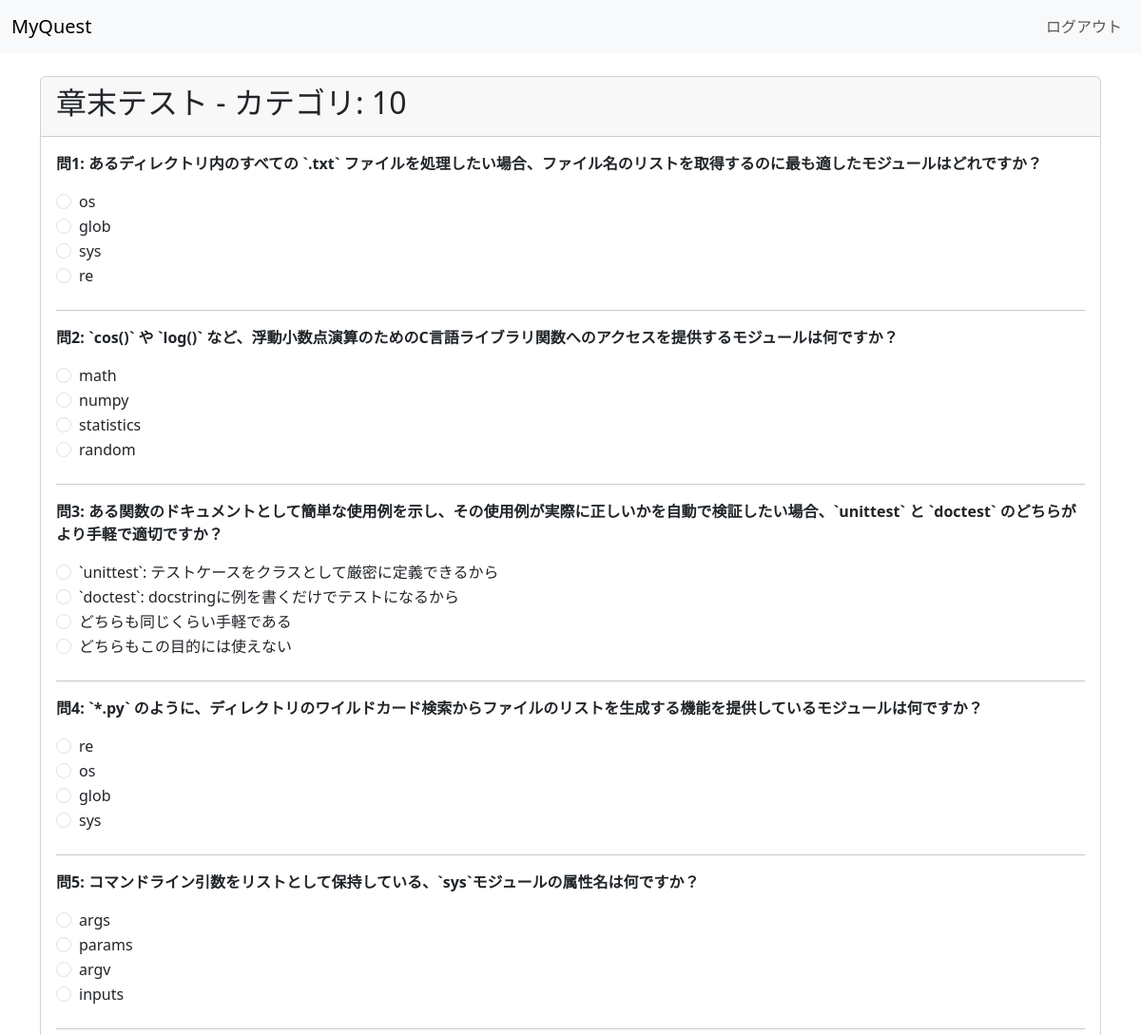
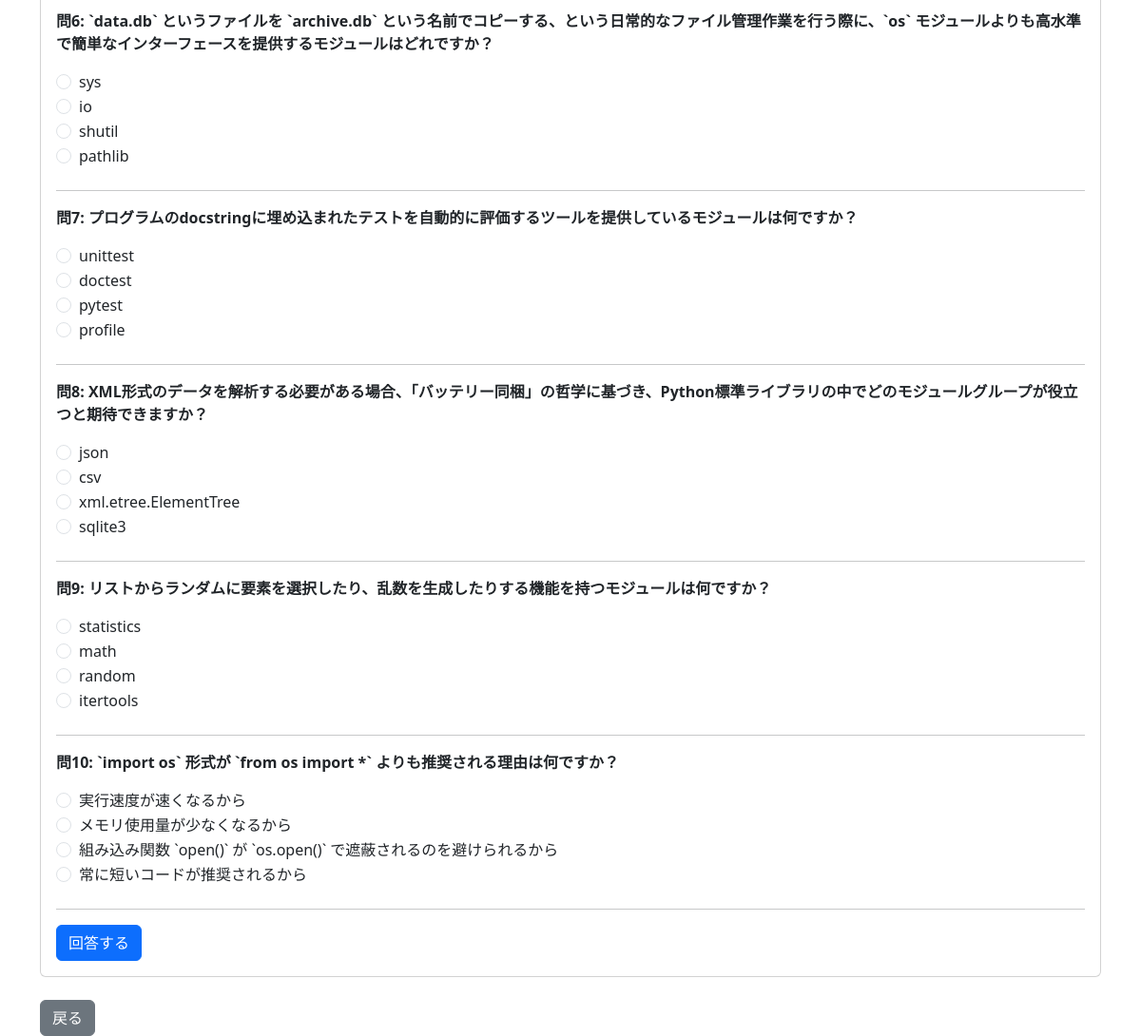
Screenshot of /section_test/10 (signed in) with the database file from the repository (2 pictures, top to bottom).
### model.py (models this page shows)
class Question(db.Model):
    __tablename__ = "questions"
    id = db.Column(db.Integer, primary_key=True)
    question = db.Column(db.String(300), nullable=False)
    choice1 = db.Column(db.String(200))
    choice2 = db.Column(db.String(200))
    choice3 = db.Column(db.String(200))
    choice4 = db.Column(db.String(200))
    correct = db.Column(db.Integer)
    category = db.Column(db.String(50)) # section / practiceなど
    hint = db.Column(db.String(500))
    url = db.Column(db.String(500))
    results = db.relationship('QuizResult', backref='question', lazy=True) # Add relationship

### app.py (the view)
@app.route("/section_test/<category>")
def section_test(category):
    if "user" not in session:
        return redirect("/")
    try:
        num_questions = int(request.args.get("num_questions", 10))
    except (ValueError, TypeError):
        num_questions = 10 # 無効な値の場合はデフォルトの10問
    q_list = Question.query.filter_by(category=category).all()
    if not q_list:
        return f"カテゴリ「{category}」の問題がDBにありません"
    num_to_sample = min(len(q_list), num_questions)
    q_list = random.sample(q_list, num_to_sample)
    return render_template("section_test.html", questions=q_list, category_name=category)

### templates/section_test.html (shortened to what this page needs)
<!DOCTYPE html>
<html>
<head>
    <link href="https://cdn.jsdelivr.net/npm/bootstrap@5.3.0-alpha1/dist/css/bootstrap.min.css" rel="stylesheet">
</head>
<body>
    <nav class="navbar navbar-expand-lg navbar-light bg-light">
        <div class="container-fluid">
            <a class="navbar-brand" href="#">MyQuest</a>
            <div class="collapse navbar-collapse" id="navbarNav">
                <ul class="navbar-nav ms-auto">
                    <li class="nav-item">
                        <a class="nav-link" href="/logout">ログアウト</a>
                    </li>
                </ul>
            </div>
        </div>
    </nav>
    <div class="container mt-4">
        <div class="card">
            <div class="card-header">
                <h2>章末テスト - カテゴリ: {{ category_name }}</h2>
            </div>
            <div class="card-body">
                {% if results %}
                    <h3>テスト結果</h3>
                    <div class="alert alert-info">
                        <h4>正解数: {{ score }} / {{ total }} 問</h4>
                        <h4>正解率: {{ percentage }}%</h4>
                    </div>
                    <p>お疲れ様でした！結果は以下の通りです。</p>
                    <hr>
                    {% for res in results %}
                    <div class="mb-4 p-3 {% if res.is_correct %}result-correct{% else %}result-incorrect{% endif %}">
                        <p class="card-text fw-bold">問{{ loop.index }}: {{ res.question.question }}</p>
                        <p>あなたの回答:
                            <span class="{% if not res.is_correct %}user-answer-incorrect{% endif %}">
                                {{ res.user_choice_text }}
                            </span>
                        </p>
                        {% if not res.is_correct %}
                            <p>正解: <span class="correct-answer-text">{{ res.correct_choice_text }}</span></p>
                        {% endif %}
                        <div class="mt-3">
                            {% if res.question.hint %}
                                <p><b>解説:</b> {{ res.question.hint }}</p>
                            {% endif %}
                            {% if res.question.url %}
                                <p><b>参考URL:</b> <a href="{{ res.question.url }}" target="_blank">{{ res.question.url }}</a></p>
                            {% endif %}
                        </div>
                    </div>
                    {% endfor %}
                {% else %}
                    <form action="{{ url_for('submit_section_test') }}" method="post">
                        {% for q_obj in questions %}
                        <div class="mb-4">
                            <p class="card-text fw-bold">問{{ loop.index }}: {{ q_obj.question }}</p>
                            <div class="form-check">
                                <input type="radio" class="form-check-input" name="answer_{{ q_obj.id }}" value="1" id="q{{ q_obj.id }}-choice1" required>
                                <label class="form-check-label" for="q{{ q_obj.id }}-choice1">{{ q_obj.choice1 }}</label>
                            </div>
                            <div class="form-check">
                                <input type="radio" class="form-check-input" name="answer_{{ q_obj.id }}" value="2" id="q{{ q_obj.id }}-choice2">
                                <label class="form-check-label" for="q{{ q_obj.id }}-choice2">{{ q_obj.choice2 }}</label>
                            </div>
                            <div class="form-check">
                                <input type="radio" class="form-check-input" name="answer_{{ q_obj.id }}" value="3" id="q{{ q_obj.id }}-choice3">
                                <label class="form-check-label" for="q{{ q_obj.id }}-choice3">{{ q_obj.choice3 }}</label>
                            </div>
                            <div class="form-check">
                                <input type="radio" class="form-check-input" name="answer_{{ q_obj.id }}" value="4" id="q{{ q_obj.id }}-choice4">
                                <label class="form-check-label" for="q{{ q_obj.id }}-choice4">{{ q_obj.choice4 }}</label>
                            </div>
                        </div>
                        <hr>
                        {% endfor %}
                        <button type="submit" class="btn btn-primary">回答する</button>
                    </form>
                {% endif %}
            </div>
        </div>
        <div class="mt-4">
            {% if results %}
                <a href="{{ url_for('section_test', category=category_name) }}" class="btn btn-primary">次の問題</a>
                <a href="/home" class="btn btn-secondary">ホームに戻る</a>
            {% else %}
                <a href="/home" class="btn btn-secondary">戻る</a>
            {% endif %}
        </div>
    </div>
</body>
</html>

### rows the page displays
Question: question "あるディレクトリ内のすべての `.txt` ファイルを処理したい場合、ファイル名のリストを取得するのに最も適したモジュールはどれですか？", choice1 "os", choice2 "glob", choice3 "sys", choice4 "re"
Question: question "`cos()` や `log()` など、浮動小数点演算のためのC言語ライブラリ関数へのアクセスを提供するモジュールは何ですか？", choice1 "math", choice2 "numpy", choice3 "statistics", choice4 "random"
Question: question "ある関数のドキュメントとして簡単な使用例を示し、その使用例が実際に正しいかを自動で検証したい場合、`unittest` と `doctest` のどちらがより手軽で適切ですか？", choice1 "`unittest`: テストケースをクラスとして厳密に定義できるから", choice2 "`doctest`: docstringに例を書くだけでテストになるから", choice3 "どちらも同じくらい手軽である", choice4 "どちらもこの目的には使えない"
Question: question "`*.py` のように、ディレクトリのワイルドカード検索からファイルのリストを生成する機能を提供しているモジュールは何ですか？", choice1 "re", choice2 "os", choice3 "glob", choice4 "sys"
Question: question "コマンドライン引数をリストとして保持している、`sys`モジュールの属性名は何ですか？", choice1 "args", choice2 "params", choice3 "argv", choice4 "inputs"
Question: question "`data.db` というファイルを `archive.db` という名前でコピーする、という日常的なファイル管理作業を行う際に、`os` モジュールよりも高水準で簡単なインターフェースを提供するモジュールはどれですか？", choice1 "sys", choice2 "io", choice3 "shutil", choice4 "pathlib"
Question: question "プログラムのdocstringに埋め込まれたテストを自動的に評価するツールを提供しているモジュールは何ですか？", choice1 "unittest", choice2 "doctest", choice3 "pytest", choice4 "profile"
Question: question "XML形式のデータを解析する必要がある場合、「バッテリー同梱」の哲学に基づき、Python標準ライブラリの中でどのモジュールグループが役立つと期待できますか？", choice1 "json", choice2 "csv", choice3 "xml.etree.ElementTree", choice4 "sqlite3"
Question: question "リストからランダムに要素を選択したり、乱数を生成したりする機能を持つモジュールは何ですか？", choice1 "statistics", choice2 "math", choice3 "random", choice4 "itertools"
Question: question "`import os` 形式が `from os import *` よりも推奨される理由は何ですか？", choice1 "実行速度が速くなるから", choice2 "メモリ使用量が少なくなるから", choice3 "組み込み関数 `open()` が `os.open()` で遮蔽されるのを避けられるから", choice4 "常に短いコードが推奨されるから"

### other values shown
{{ category_name }} "10"
